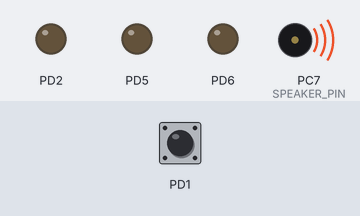
Bench run of a program on a simulated ATmega128, built with avr-gcc and emulated at 8 MHz. On the bench: output pins drawn as LEDs (lit = HIGH), buzzer (waves = sounding). The inputs (shaded band) are chosen by the test bench; at power-on: PD1 HIGH.

Above: at 0.1 s.
At 1.1 s:
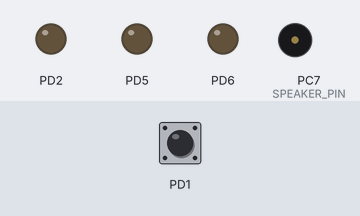
Timing chart, 0 to 2.6 s (numbered marks = the images above):
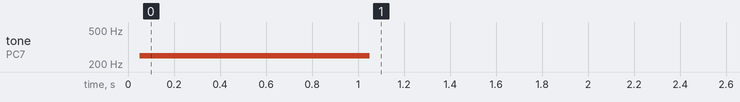

The program:

main.c
```c
/*
 * eindopdracht.c
 *
 * Created: 17-3-2021 14:02:18
 * Author : woute
 */

#define F_CPU 8e6

#include <avr/io.h>
#include <avr/interrupt.h>
#include <util/delay.h>
#include <string.h>
#include <stdlib.h>

#define SPEAKER_PORT PORTC
#define SPEAKER_DDR DDRC
#define SPEAKER_PIN 7

int counter_in_ms = 0; //Counter that counts the amount of time it took for the signal to return.
char signalRecieved = 1; //Used as a Boolean to show that the ultrasonic sensor received a signal.

void PLAYNOTE(float duration, float frequency);

void wait( int ms )
{
	for (int i=0; i<ms; i++) {
		_delay_ms( 1 );		// library function (max 30 ms at 8MHz)
	}
}

//This interrupt gets triggered when the ultrasonic sensor(echo) receives a signal.
ISR( INT1_vect ) {
	signalRecieved = 1;
}

//This method sends a signal from the ultrasonic sensor
void checkUltrasonic(){
	signalRecieved = 0;
	counter_in_ms = 0;
	PORTD = 0b00000100;			// Starts sending a signal
	_delay_us(10);				// Waits for 10 ms
	PORTD = 0b00000000;			// Stops sending a signal
	while(1){
		counter_in_ms = counter_in_ms + 1;
		if(signalRecieved == 1){
			break;
		}
	}
}

int main(void)
{
	DDRD = 0b01100100; // used for sensor pin 2 is for trigger pin 1 is for echo

	// Init Interrupt hardware
	EICRA |= 0x0B;			// INT1 falling edge, INT0 rising edge
	EIMSK |= 0x02;			// Enable INT1 & INT0

	sei();

	PLAYNOTE(1000, 250);		//Starting tone to show the program has started
	while(1){
		checkUltrasonic();
	    PLAYNOTE(500,counter_in_ms/4);
    }
	return 1;
}

//This method controls the sound emitted by the piëzo-element, using a specified frequency and duration.
void PLAYNOTE(float duration, float frequency){
	long int i, cycles;
	float half_period;
	float wavelength;

	wavelength=(1/frequency)*1000;

	cycles = duration/wavelength;

	half_period = wavelength/2;

	SPEAKER_DDR |= (1 << SPEAKER_PIN);

	for(i=0;i<cycles;i++){
		wait(half_period);

		SPEAKER_PORT |= (1<<SPEAKER_PIN);

		wait(half_period);

		SPEAKER_PORT &= ~(1<<SPEAKER_PIN);
	}
	return;
}
```

Measured:
- by itself, tone on PC7 (SPEAKER_PIN): silent → 249 Hz at 0.05 s, → silent 1.0 s later
